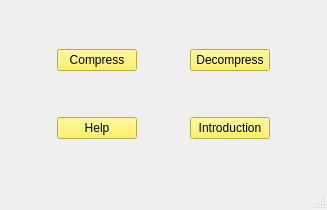
<?xml version="1.0" encoding="UTF-8"?>
<ui version="4.0">
 <class>MainWindow</class>
 <widget class="QMainWindow" name="MainWindow">
  <property name="geometry">
   <rect>
    <x>0</x>
    <y>0</y>
    <width>327</width>
    <height>210</height>
   </rect>
  </property>
  <property name="windowTitle">
   <string>Home</string>
  </property>
  <property name="accessibleName">
   <string/>
  </property>
  <property name="styleSheet">
   <string notr="true"/>
  </property>
  <widget class="QWidget" name="centralwidget">
   <layout class="QGridLayout" name="gridLayout_2">
    <item row="0" column="0">
     <layout class="QGridLayout" name="gridLayout">
      <item row="1" column="1">
       <widget class="QPushButton" name="compressbtn">
        <property name="styleSheet">
         <string notr="true">background-color: rgb(255, 242, 64);</string>
        </property>
        <property name="text">
         <string>Compress</string>
        </property>
        <property name="autoDefault">
         <bool>false</bool>
        </property>
       </widget>
      </item>
      <item row="2" column="1">
       <spacer name="verticalSpacer_2">
        <property name="orientation">
         <enum>Qt::Vertical</enum>
        </property>
        <property name="sizeHint" stdset="0">
         <size>
          <width>20</width>
          <height>40</height>
         </size>
        </property>
       </spacer>
      </item>
      <item row="1" column="0">
       <spacer name="horizontalSpacer">
        <property name="orientation">
         <enum>Qt::Horizontal</enum>
        </property>
        <property name="sizeHint" stdset="0">
         <size>
          <width>40</width>
          <height>20</height>
         </size>
        </property>
       </spacer>
      </item>
      <item row="4" column="1">
       <spacer name="verticalSpacer_3">
        <property name="orientation">
         <enum>Qt::Vertical</enum>
        </property>
        <property name="sizeHint" stdset="0">
         <size>
          <width>20</width>
          <height>40</height>
         </size>
        </property>
       </spacer>
      </item>
      <item row="1" column="4">
       <spacer name="horizontalSpacer_2">
        <property name="orientation">
         <enum>Qt::Horizontal</enum>
        </property>
        <property name="sizeHint" stdset="0">
         <size>
          <width>40</width>
          <height>20</height>
         </size>
        </property>
       </spacer>
      </item>
      <item row="0" column="1">
       <spacer name="verticalSpacer">
        <property name="orientation">
         <enum>Qt::Vertical</enum>
        </property>
        <property name="sizeHint" stdset="0">
         <size>
          <width>20</width>
          <height>40</height>
         </size>
        </property>
       </spacer>
      </item>
      <item row="3" column="1">
       <widget class="QPushButton" name="helpbtn">
        <property name="styleSheet">
         <string notr="true">background-color: rgb(255, 242, 64);</string>
        </property>
        <property name="text">
         <string>Help</string>
        </property>
       </widget>
      </item>
      <item row="3" column="3">
       <widget class="QPushButton" name="introducebtn">
        <property name="styleSheet">
         <string notr="true">background-color: rgb(255, 242, 64);</string>
        </property>
        <property name="text">
         <string>Introduction</string>
        </property>
       </widget>
      </item>
      <item row="1" column="3">
       <widget class="QPushButton" name="uncompressbtn">
        <property name="styleSheet">
         <string notr="true">background-color: rgb(255, 242, 64);</string>
        </property>
        <property name="text">
         <string>Decompress</string>
        </property>
       </widget>
      </item>
      <item row="1" column="2">
       <spacer name="horizontalSpacer_3">
        <property name="orientation">
         <enum>Qt::Horizontal</enum>
        </property>
        <property name="sizeHint" stdset="0">
         <size>
          <width>40</width>
          <height>20</height>
         </size>
        </property>
       </spacer>
      </item>
     </layout>
    </item>
   </layout>
  </widget>
  <widget class="QMenuBar" name="menubar">
   <property name="geometry">
    <rect>
     <x>0</x>
     <y>0</y>
     <width>327</width>
     <height>21</height>
    </rect>
   </property>
  </widget>
  <widget class="QStatusBar" name="statusbar"/>
 </widget>
 <resources/>
 <connections/>
</ui>
